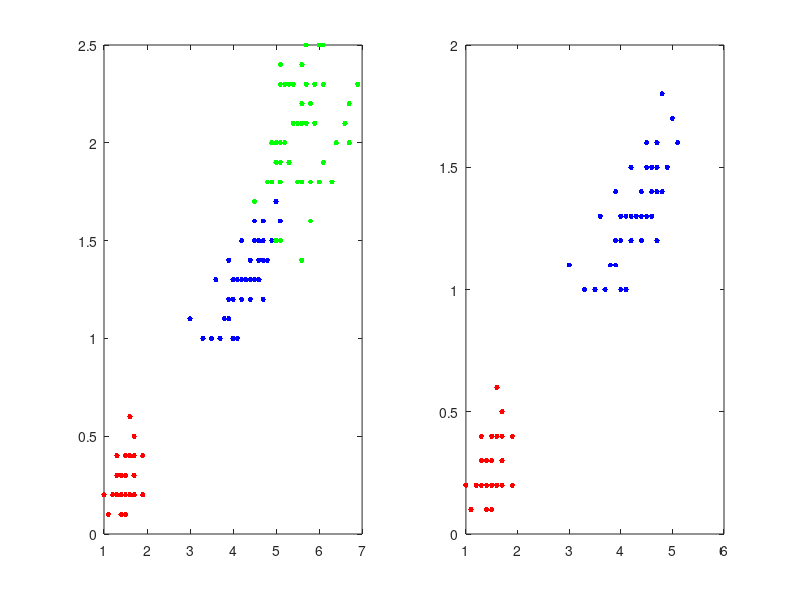
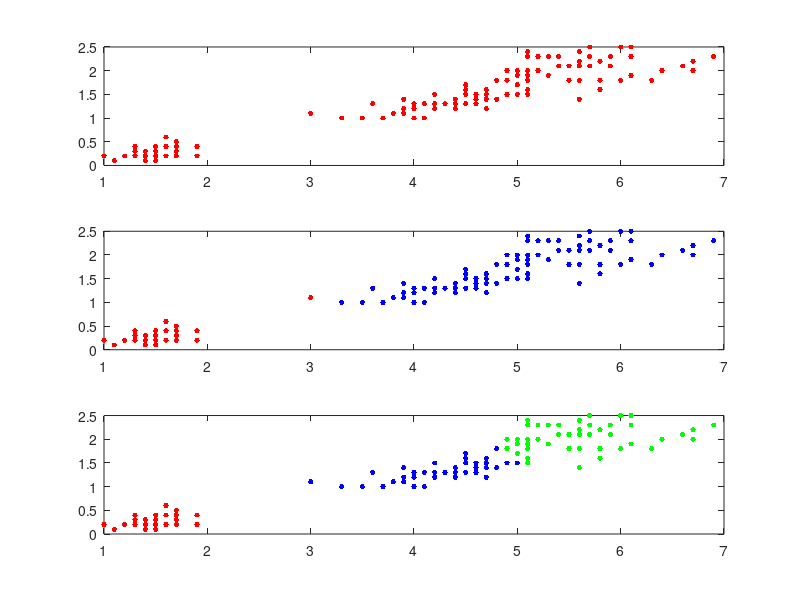

MATLAB code for these plots, in order: (Note: this script raises an error after producing the figures.)
%% Q1. Chargement du document source
Iris = load('iris.txt');

%% TODO: doc ?
Y = Iris(:, 1) + 1;
%%

% On extrait la 4eme et 5eme colonne (pétales, sépales)
X = Iris(:, 4:5);

figure; subplot(1, 2, 1);
plot(X(Y==1, 1), X(Y==1, 2), 'r.', 'MarkerSize', 12)
hold on
plot(X(Y==2, 1), X(Y==2, 2), 'b.', 'MarkerSize', 12)
plot(X(Y==3, 1), X(Y==3, 2), 'g.', 'MarkerSize', 12)
 

%% Q2. Création de 3 clusters en utilisant l'algorithme K-means
Yp = kmeans(X, 3);

subplot(1,2,2);
 plot(X(Y==1, 1), X(Y==1, 2), 'r.', 'MarkerSize', 12)
hold on
plot(X(Y==2, 1), X(Y==2, 2), 'b.', 'MarkerSize', 12)


%% Q3. Création de la matrice de confusion
CF = confusionmat(Y, Yp)

% Résultat possible
% CF =
% 
%      0     0    50
%      2    48     0
%     46     4     0
% 
% Signifie qu'il a reconnu:
% - 50 échantillon de la classe 1 dans la classe 3
% - 2 échantillons de la classe 2 comme classe 1 et 48 de la classe 2 comme la classe 2
% - 46 échantillons de la classe 3 comme la classe 1 et 4 échantillons de la classe 3 comme la classe 2
% Cela s'explique par le fait que K-means ne sait pas dans quelle catégorie
% classer les échantillons reçus et donc les répartis "aléatoirement", il
% faut initialiser les centres des groupes pour spécifier les clusters

%% Q4. modification des conditions initiales
C1 = [0 0; 0 0; 0 0] ;
C2 = [0 0; 2.5 5; 5 10] ;
C3 = [0 0; 2.5 1.5; 5 2.5] ;

Yp1 = kmeans(X,3, 'Start', C1, 'EmptyAction', 'drop');
CF1 = confusionmat(Y, Yp1)
% K-means affectera tous les échantillons à la classe 1, et rien aux autres
% On a donc les 50 de la bonne classe, et 100 de la mauvaises. On a la
% classe 1 qui contient toutes les donénes et les deux autres classes qui
% sont vide.
% Accuracy = 50 + 0 + 0 / 150 = 33% d'accuracy
% (on calcule la somme des diagonales / nombre d'échantillons)

Yp2 = kmeans(X,3, 'Start', C2, 'EmptyAction', 'drop');
CF2 = confusionmat(Y, Yp2)

Yp3 = kmeans(X,3, 'Start', C3, 'EmptyAction', 'drop');
CF3 = confusionmat(Y, Yp3)

% Affichage
figure; subplot(3, 1, 1);

plot(X(Yp1 == 1, 1), X(Yp1 == 1,2), 'r.', 'MarkerSize', 12)
hold on
plot(X(Yp1 == 2, 1), X(Yp1 == 2,2), 'b.', 'Markersize', 12)
plot(X(Yp1 == 3, 1), X(Yp1 == 3,2), 'g.', 'Markersize', 12)

subplot(3, 1, 2);
plot(X(Yp2 == 1,1), X(Yp2 == 1, 2), 'r.', 'MarkerSize', 12)
hold on
plot(X(Yp2 == 2, 1), X(Yp2 == 2, 2), 'b.', 'Markersize', 12)
plot(X(Yp2 == 3, 1), X(Yp2 == 3, 2), 'g.', 'Markersize', 12)

subplot(3, 1, 3);
plot(X(Yp3 == 1, 1), X(Yp3 == 1, 2), 'r.', 'MarkerSize', 12)
hold on
plot(X(Yp3 == 2, 1), X(Yp3 == 2, 2), 'b.', 'Markersize', 12)
plot(X(Yp3 == 3, 1), X(Yp3 == 3, 2), 'g.', 'Markersize', 12)

%% Procédure

% En haut de la fenetre:
%   APPS > Classification Learner

% Ensuite dans la nouvelle fenêtre:
%   New Session > From File

% Dans la fenetre d'import: "Import Selection"

% Sélectionner ensuite les données à catégoriser / prédire et dans "Response" la vérité (le vrai référentiel)
% Faire "Start Session"

% En haut, séléctionner le type d'arbre souhaité (Fine = précis; coarse = grossier)
% Une fois choisi, cliquer sur "Train"
%   Fine: permet jusque 100 niveaux
%   Coarse: permet seulement 4 niveaux
%     => Fine augmente la précision

% En haut de la fenetre: "Confusion Matrix" pour afficher la matrice de confusion
% En cochant à droite on peut afficher la réponse ou la précision en plus
% (sur les colonnes => précision; sur les lignes => réponse)

% En haut à droite: "Export Model"
% Exportera le model souhaité dans le workspace

%% Affichage des arbres
view(t_fine.ClassificationTree, 'Mode', 'graph')
view(t_coarse.ClassificationTree, 'Mode', 'graph')

% Validation croisée sur "3 folds" == Validation 2/3 1/3